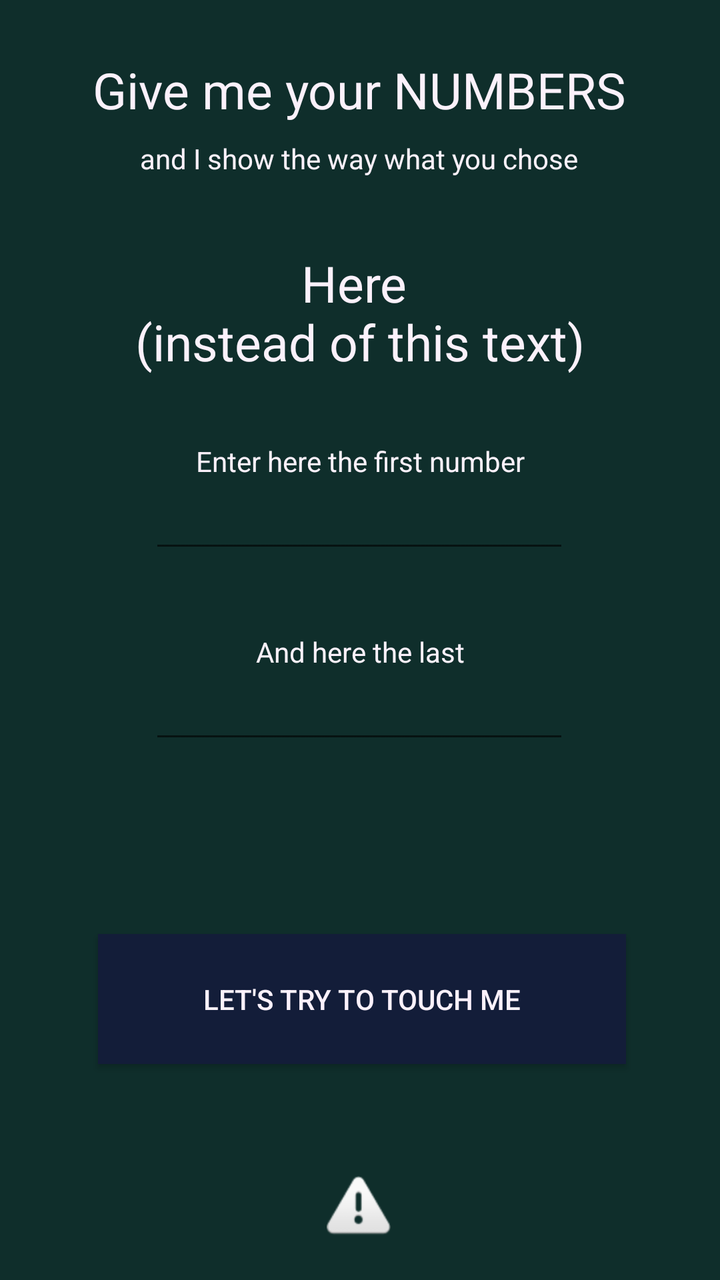
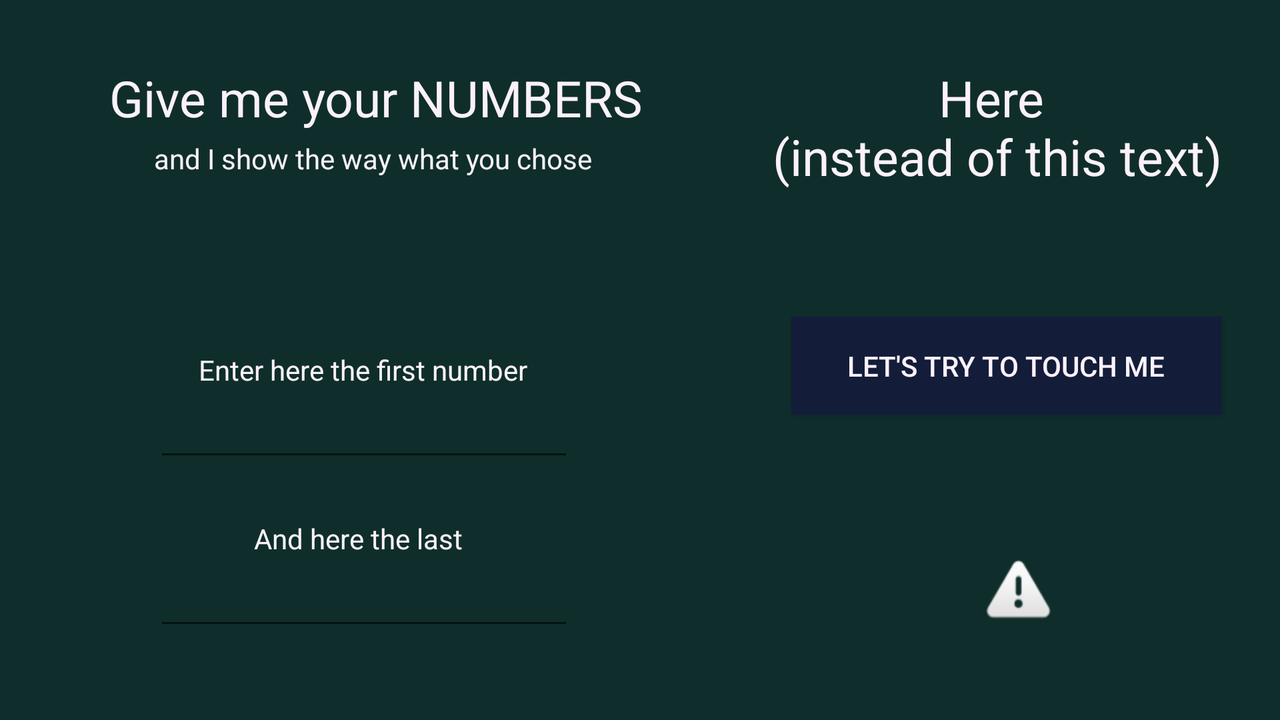

One screen, two layout resources from the same app: the default and the repository's alternative for another configuration. Each is rendered where Android would select it; the XML of both is given below.
<!-- AndroidManifest.xml: application theme AppTheme -->
<!-- res/layout/activity_main.xml -->
<?xml version="1.0" encoding="utf-8"?>
<androidx.constraintlayout.widget.ConstraintLayout xmlns:android="http://schemas.android.com/apk/res/android"
    xmlns:app="http://schemas.android.com/apk/res-auto"
    xmlns:tools="http://schemas.android.com/tools"
    android:layout_width="match_parent"
    android:layout_height="match_parent"
    android:background="@color/backgroundCalc"
    tools:context=".MainActivity">


    <TextView
        android:id="@+id/textView"
        android:layout_width="wrap_content"
        android:layout_height="wrap_content"
        android:layout_marginTop="28dp"
        android:text="Give me your NUMBERS"
        android:textColor="@color/textCalc"
        android:textSize="25sp"
        app:layout_constraintEnd_toEndOf="parent"
        app:layout_constraintHorizontal_bias="0.496"
        app:layout_constraintStart_toStartOf="parent"
        app:layout_constraintTop_toTopOf="parent" />

    <TextView
        android:id="@+id/textView2"
        android:layout_width="wrap_content"
        android:layout_height="wrap_content"
        android:layout_marginTop="8dp"
        android:text="and I show the way what you chose"
        android:textColor="@color/textCalc"
        app:layout_constraintEnd_toEndOf="parent"
        app:layout_constraintHorizontal_bias="0.497"
        app:layout_constraintStart_toStartOf="parent"
        app:layout_constraintTop_toBottomOf="@+id/textView" />

    <TextView
        android:id="@+id/textViewResult"
        android:layout_width="wrap_content"
        android:layout_height="wrap_content"
        android:layout_marginTop="36dp"
        android:gravity="center"
        android:text="Here \n(instead of this text)"
        android:textColor="@color/textCalc"
        android:textSize="25sp"
        app:layout_constraintEnd_toEndOf="parent"
        app:layout_constraintStart_toStartOf="parent"
        app:layout_constraintTop_toBottomOf="@+id/textView2" />

    <EditText
        android:id="@+id/TextNumber_X"
        android:layout_width="wrap_content"
        android:layout_height="wrap_content"
        android:layout_marginTop="240dp"
        android:ems="10"
        android:inputType="numberSigned"
        android:textColor="@color/textCalc"
        app:layout_constraintEnd_toEndOf="parent"
        app:layout_constraintHorizontal_bias="0.497"
        app:layout_constraintStart_toStartOf="parent"
        app:layout_constraintTop_toTopOf="parent" />

    <EditText
        android:id="@+id/TextNumber_Y"
        android:layout_width="wrap_content"
        android:layout_height="wrap_content"
        android:ems="10"
        android:inputType="numberSigned"
        android:textColor="@color/textCalc"
        app:layout_constraintBottom_toTopOf="@+id/button"
        app:layout_constraintEnd_toEndOf="parent"
        app:layout_constraintHorizontal_bias="0.497"
        app:layout_constraintStart_toStartOf="parent"
        app:layout_constraintTop_toBottomOf="@+id/TextNumber_X"
        app:layout_constraintVertical_bias="0.373" />

    <TextView
        android:id="@+id/textView4"
        android:layout_width="wrap_content"
        android:layout_height="wrap_content"
        android:text="Enter here the first number"
        android:textColor="@color/textCalc"
        app:layout_constraintBottom_toTopOf="@+id/TextNumber_X"
        app:layout_constraintEnd_toEndOf="parent"
        app:layout_constraintStart_toStartOf="parent" />

    <TextView
        android:id="@+id/textView5"
        android:layout_width="wrap_content"
        android:layout_height="wrap_content"
        android:text="And here the last"
        android:textColor="@color/textCalc"
        app:layout_constraintBottom_toTopOf="@+id/TextNumber_Y"
        app:layout_constraintEnd_toEndOf="parent"
        app:layout_constraintStart_toStartOf="parent" />

    <Button
        android:id="@+id/button"
        android:layout_width="264dp"
        android:layout_height="65dp"
        android:layout_marginBottom="108dp"
        android:background="@color/actionButtonCalc"
        android:onClick="toTheSecondActivity"
        android:text="Let's try to touch me"
        android:textColor="@color/textCalc"
        app:layout_constraintBottom_toBottomOf="parent"
        app:layout_constraintEnd_toEndOf="parent"
        app:layout_constraintHorizontal_bias="0.51"
        app:layout_constraintStart_toStartOf="parent" />

    <ImageButton
        android:id="@+id/imageButton"
        android:layout_width="52dp"
        android:layout_height="40dp"
        android:layout_marginBottom="16dp"
        android:background="#00FFFFFF"
        android:onClick="toTheCalc"
        app:layout_constraintBottom_toBottomOf="parent"
        app:layout_constraintEnd_toEndOf="parent"
        app:layout_constraintHorizontal_bias="0.498"
        app:layout_constraintStart_toStartOf="parent"
        app:srcCompat="@android:drawable/ic_dialog_alert" />
</androidx.constraintlayout.widget.ConstraintLayout>
<!-- resources referenced by this layout -->
<resources>
  <color name="actionButtonCalc">#131D39</color>
  <color name="backgroundCalc">#0F2E2B</color>
  <color name="textCalc">#FBF1FB</color>
  <style name="AppTheme" parent="Theme.AppCompat.Light.DarkActionBar">
          
          <item name="colorPrimary">@color/colorPrimary</item>
          <item name="colorPrimaryDark">@color/colorPrimaryDark</item>
          <item name="colorAccent">@color/colorAccent</item>
      </style>
  <color name="colorPrimary">#131D39</color>
  <color name="colorPrimaryDark">#131D39</color>
  <color name="colorAccent">#03DAC5</color>
</resources>
<!-- res/layout-land/activity_main.xml (the repository's variant of the layout above) -->
<!-- drawn on the phone turned sideways -->
<?xml version="1.0" encoding="utf-8"?>
<androidx.constraintlayout.widget.ConstraintLayout xmlns:android="http://schemas.android.com/apk/res/android"
    xmlns:app="http://schemas.android.com/apk/res-auto"
    xmlns:tools="http://schemas.android.com/tools"
    android:layout_width="match_parent"
    android:layout_height="match_parent"
    android:background="@color/backgroundCalc"
    tools:context=".MainActivity">


    <TextView
        android:id="@+id/textView"
        android:layout_width="wrap_content"
        android:layout_height="wrap_content"
        android:layout_marginTop="32dp"
        android:text="Give me your NUMBERS"
        android:textColor="@color/textCalc"
        android:textSize="25sp"
        app:layout_constraintEnd_toEndOf="parent"
        app:layout_constraintHorizontal_bias="0.146"
        app:layout_constraintStart_toStartOf="parent"
        app:layout_constraintTop_toTopOf="parent" />

    <TextView
        android:id="@+id/textView2"
        android:layout_width="wrap_content"
        android:layout_height="wrap_content"
        android:layout_marginTop="4dp"
        android:text="and I show the way what you chose"
        android:textColor="@color/textCalc"
        app:layout_constraintEnd_toEndOf="parent"
        app:layout_constraintHorizontal_bias="0.183"
        app:layout_constraintStart_toStartOf="parent"
        app:layout_constraintTop_toBottomOf="@+id/textView" />

    <TextView
        android:id="@+id/textViewResult"
        android:layout_width="wrap_content"
        android:layout_height="wrap_content"
        android:layout_marginTop="32dp"
        android:gravity="center"
        android:text="Here \n(instead of this text)"
        android:textColor="@color/textCalc"
        android:textSize="25sp"
        app:layout_constraintEnd_toEndOf="parent"
        app:layout_constraintHorizontal_bias="0.93"
        app:layout_constraintStart_toStartOf="parent"
        app:layout_constraintTop_toTopOf="parent" />

    <EditText
        android:id="@+id/TextNumber_X"
        android:layout_width="wrap_content"
        android:layout_height="wrap_content"
        android:layout_marginBottom="43dp"
        android:ems="10"
        android:inputType="numberSigned"
        android:textColor="@color/textCalc"
        app:layout_constraintBottom_toTopOf="@+id/TextNumber_Y"
        app:layout_constraintEnd_toEndOf="parent"
        app:layout_constraintHorizontal_bias="0.179"
        app:layout_constraintStart_toStartOf="parent" />

    <EditText
        android:id="@+id/TextNumber_Y"
        android:layout_width="wrap_content"
        android:layout_height="wrap_content"
        android:layout_marginBottom="40dp"
        android:ems="10"
        android:inputType="numberSigned"
        android:textColor="@color/textCalc"
        app:layout_constraintBottom_toBottomOf="parent"
        app:layout_constraintEnd_toEndOf="parent"
        app:layout_constraintHorizontal_bias="0.179"
        app:layout_constraintStart_toStartOf="parent" />

    <TextView
        android:id="@+id/textView4"
        android:layout_width="wrap_content"
        android:layout_height="wrap_content"
        android:text="Enter here the first number"
        android:textColor="@color/textCalc"
        app:layout_constraintBottom_toTopOf="@+id/TextNumber_X"
        app:layout_constraintEnd_toEndOf="parent"
        app:layout_constraintHorizontal_bias="0.209"
        app:layout_constraintStart_toStartOf="parent" />

    <TextView
        android:id="@+id/textView5"
        android:layout_width="wrap_content"
        android:layout_height="wrap_content"
        android:text="And here the last"
        android:textColor="@color/textCalc"
        app:layout_constraintBottom_toTopOf="@+id/TextNumber_Y"
        app:layout_constraintEnd_toEndOf="parent"
        app:layout_constraintHorizontal_bias="0.237"
        app:layout_constraintStart_toStartOf="parent" />

    <Button
        android:id="@+id/button"
        android:layout_width="215dp"
        android:layout_height="49dp"
        android:layout_marginBottom="120dp"
        android:background="@color/actionButtonCalc"
        android:onClick="toTheSecondActivity"
        android:text="Let's try to touch me"
        android:textColor="@color/textCalc"
        app:layout_constraintBottom_toBottomOf="parent"
        app:layout_constraintEnd_toEndOf="parent"
        app:layout_constraintHorizontal_bias="0.931"
        app:layout_constraintStart_toStartOf="parent"
        app:layout_constraintTop_toBottomOf="@+id/textViewResult"
        app:layout_constraintVertical_bias="0.661" />

    <ImageButton
        android:id="@+id/imageButton"
        android:layout_width="52dp"
        android:layout_height="40dp"
        android:layout_marginBottom="44dp"
        android:background="#00FFFFFF"
        android:onClick="toTheCalc"
        app:layout_constraintBottom_toBottomOf="parent"
        app:layout_constraintEnd_toEndOf="parent"
        app:layout_constraintHorizontal_bias="0.822"
        app:layout_constraintStart_toStartOf="parent"
        app:srcCompat="@android:drawable/ic_dialog_alert" />
</androidx.constraintlayout.widget.ConstraintLayout>
